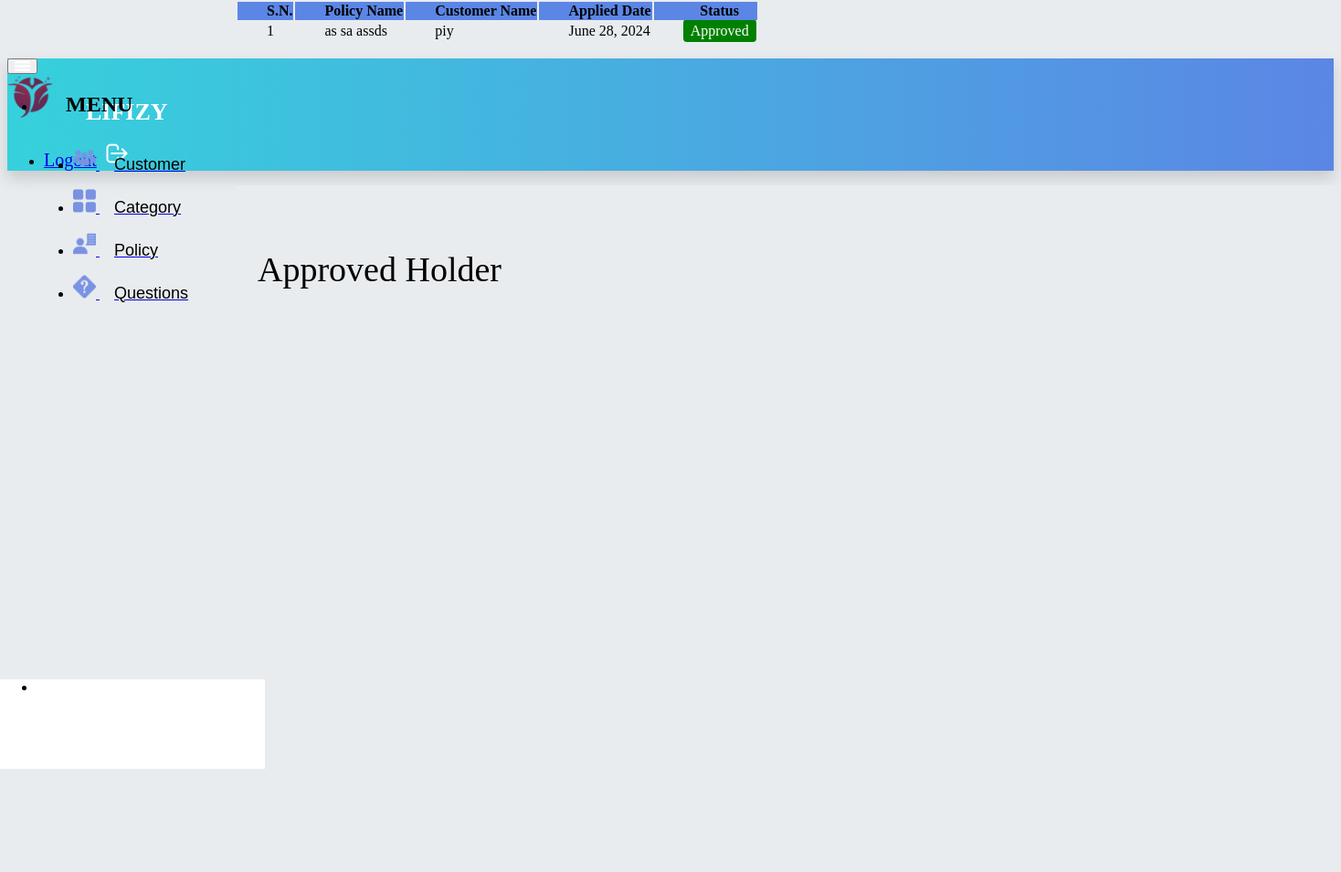
The app's page /admin-view-approved-policy-holder (signed in) with its own data.
### insurance/models.py (models this page shows, shortened)
class PolicyRecord(models.Model):
    customer = models.ForeignKey(Customer, on_delete=models.CASCADE)
    Policy = models.ForeignKey(Policy, on_delete=models.CASCADE)
    status = models.CharField(max_length=100, default='Pending')
    creation_date = models.DateField(auto_now=True)

class Policy(models.Model):
    category = models.ForeignKey('Category', on_delete=models.CASCADE)
    policy_name = models.CharField(max_length=200)
    sum_assurance = models.PositiveIntegerField()
    premium = models.PositiveIntegerField()
    tenure = models.PositiveIntegerField()
    creation_date = models.DateField(auto_now=True)
    def __str__(self):
        return self.policy_name

### customer/models.py (models this page shows, shortened)
class Customer(models.Model):
    user = models.OneToOneField(User, on_delete=models.CASCADE)
    profile_pic = models.ImageField(upload_to='profile_pic/Customer/', null=True, blank=True)
    address = models.CharField(max_length=40)
    mobile = models.CharField(max_length=20, null=False)
    def __str__(self):
        return self.user.first_name

### insurance/views.py (the view)
# urls.py: path('admin-view-approved-policy-holder', views.admin_view_approved_policy_holder_view,
@login_required(login_url='adminlogin')
def admin_view_approved_policy_holder_view(request):
    policyrecords = models.PolicyRecord.objects.all().filter(status='Approved')
    return render(request, 'insurance/admin_view_approved_policy_holder.html', {'policyrecords': policyrecords})

### templates/insurance/admin_view_approved_policy_holder.html (shortened to what this page needs)
{% extends 'insurance/adminbase.html' %}
{% load static %}
{% block content %}
    <div class="wrapper">
        <div class="heading-section">
            <p class="mb-0 text-dark heading-text">Approved Holder</p>
        </div>
        <div class="card shadow border-0 mb-7 m-4 main-card">
            <div class="scrollable">
                <div class="table-responsive">
                    <table class="table table-hover table-nowrap table-striped position-relative">
                        <thead class="main-header" style="position: sticky; top: 0; z-index: 1000">
                        <tr>
                            <th scope="col" class="text-white pl-6">S.N.</th>
                            <th scope="col" class="text-white pl-6">Policy Name</th>
                            <th scope="col" class="text-white">Customer Name</th>
                            <th scope="col" class="text-white">Applied Date</th>
                            <th scope="col" class="text-white">Status</th>
                        </tr>
                        </thead>
                        <tbody>
                        {% for t in policyrecords %}
                            <tr>
                                <td> {{ forloop.counter }}</td>
                                <td> {{ t.Policy }}</td>
                                <td> {{ t.customer }}</td>
                                <td>{{ t.creation_date }}</td>
                                <td>
                                    <span class="{% if t.status == 'Approved' %}status-green{% endif %}">
                                        {{ t.status }}
                                    </span>
                                </td>
                            </tr>
                        {% endfor %}
                        </tbody>
                    </table>
                </div>
            </div>
        </div>
    </div>
{% endblock %}

### templates/insurance/adminbase.html (style rules this page uses)
html { position: relative; min-height: 100%; background-color: #e9ecef; }
body { overflow-x: hidden; }
body.fixed-nav { padding-top: 56px; }

### templates/insurance/admin_view_approved_policy_holder.html (style rules this page uses)
.table-responsive { overflow: visible !important; }
.main-header { background: rgba(91, 134, 229, 1); }
.table th { padding-left: 2rem; }
.table td { padding-left: 2rem; }
.heading-text { font-size: 38px; }
.heading-section { display: flex; margin: 2rem 1.5rem 0.5rem; justify-content: space-between; }
.main-card { flex-grow: 1; }
.wrapper { display: flex; flex-direction: column; height: 100%; width: 100%; }
.scrollable { position: absolute; top: 0; width: 100%; height: 100%; overflow: auto; }
.status-green { background-color: green; color: white; padding: 4px 8px; border-radius: 4px; text-align: center; }

### records on screen
PolicyRecord: Policy "as sa assds", customer "piy", creation_date "June 28, 2024", status "Approved"
